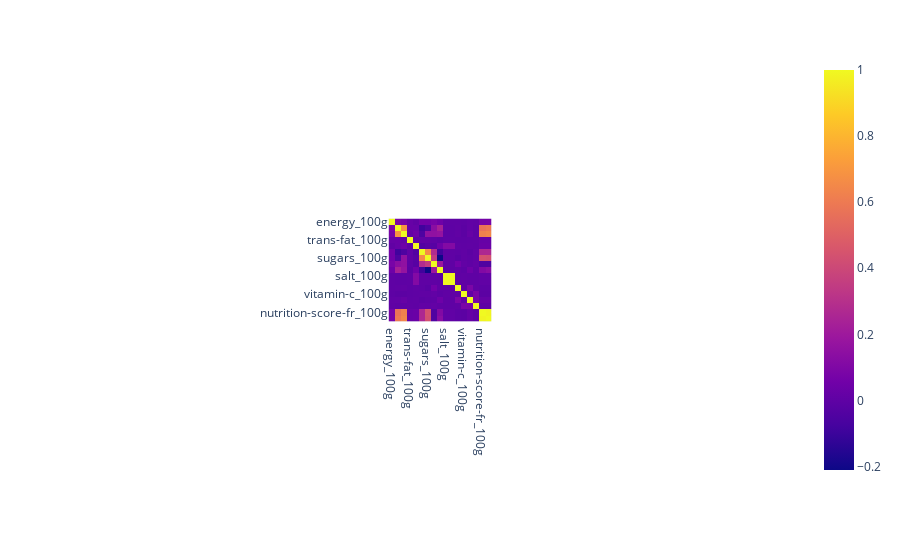

Notebook code for this chart:
### Code cell
mask = (df.dtypes == 'float64') & (df.columns.str.contains('100g'))
corr_matrix = df.loc[:, mask].corr()
heatmap = px.imshow(corr_matrix)
heatmap.show()

### Figure 1 — Plotly figure (JSON) as saved in the notebook; plotly's stock layout.template omitted (floating-point values rounded to 4 significant figures; data arrays with more than 128 entries replaced by an {"elided": "..."} marker saying what was removed)
{"data": [{"coloraxis": "coloraxis", "hovertemplate": "x: %{x}<br>y: %{y}<br>color: %{z}<extra></extra>", "name": "0", "type": "heatmap", "x": ["energy_100g", "fat_100g", "saturated-fat_100g", "trans-fat_100g", "cholesterol_100g", "carbohydrates_100g", "sugars_100g", "fiber_100g", "proteins_100g", "salt_100g", "sodium_100g", "vitamin-a_100g", "vitamin-c_100g", "calcium_100g", "iron_100g", "nutrition-score-fr_100g", "nutrition-score-uk_100g"], "xaxis": "x", "y": ["energy_100g", "fat_100g", "saturated-fat_100g", "trans-fat_100g", "cholesterol_100g", "carbohydrates_100g", "sugars_100g", "fiber_100g", "proteins_100g", "salt_100g", "sodium_100g", "vitamin-a_100g", "vitamin-c_100g", "calcium_100g", "iron_100g", "nutrition-score-fr_100g", "nutrition-score-uk_100g"], "yaxis": "y", "z": {"elided": "17x17 float values"}}], "layout": {"autosize": true, "coloraxis": {"colorscale": [[0, "#0d0887"], [0.1111, "#46039f"], [0.2222, "#7201a8"], [0.3333, "#9c179e"], [0.4444, "#bd3786"], [0.5556, "#d8576b"], [0.6667, "#ed7953"], [0.7778, "#fb9f3a"], [0.8889, "#fdca26"], [1, "#f0f921"]]}, "margin": {"t": 60}, "xaxis": {"anchor": "y", "autorange": true, "constrain": "domain", "domain": [0.4286, 0.5714], "range": [-0.5, 16.5], "scaleanchor": "y", "type": "category"}, "yaxis": {"anchor": "x", "autorange": true, "constrain": "domain", "domain": [0, 1], "range": [16.5, -0.5], "type": "category"}}}
